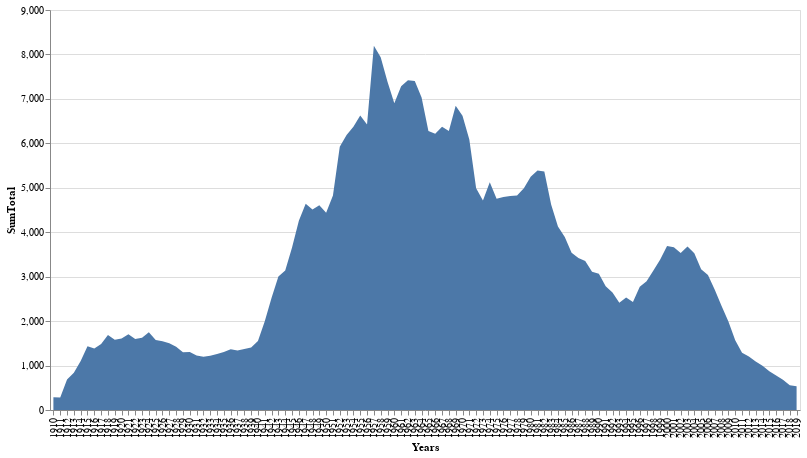

Write notebook code for a chart like this one.
### Code cell
df |>
    @filter(_.Name == "Leslie") |>
    @groupby(_.Period) |>
    @map({Years=key(_), SumTotal=sum(_.Total)}) |>
    @orderby(_.Years) |>
    @vlplot(:area, x="Years:n", y="SumTotal:q", width=750, height=400)

### Figure 1 — Vega-Lite specification as saved in the notebook (floating-point values rounded to 4 significant figures)
{"data": {"values": [{"SumTotal": 287, "Years": 1910}, {"SumTotal": 279, "Years": 1911}, {"SumTotal": 687, "Years": 1912}, {"SumTotal": 837, "Years": 1913}, {"SumTotal": 1102, "Years": 1914}, {"SumTotal": 1434, "Years": 1915}, {"SumTotal": 1381, "Years": 1916}, {"SumTotal": 1487, "Years": 1917}, {"SumTotal": 1690, "Years": 1918}, {"SumTotal": 1582, "Years": 1919}, {"SumTotal": 1606, "Years": 1920}, {"SumTotal": 1704, "Years": 1921}, {"SumTotal": 1600, "Years": 1922}, {"SumTotal": 1625, "Years": 1923}, {"SumTotal": 1748, "Years": 1924}, {"SumTotal": 1576, "Years": 1925}, {"SumTotal": 1547, "Years": 1926}, {"SumTotal": 1502, "Years": 1927}, {"SumTotal": 1421, "Years": 1928}, {"SumTotal": 1300, "Years": 1929}, {"SumTotal": 1305, "Years": 1930}, {"SumTotal": 1227, "Years": 1931}, {"SumTotal": 1198, "Years": 1932}, {"SumTotal": 1218, "Years": 1933}, {"SumTotal": 1258, "Years": 1934}, {"SumTotal": 1304, "Years": 1935}, {"SumTotal": 1368, "Years": 1936}, {"SumTotal": 1341, "Years": 1937}, {"SumTotal": 1370, "Years": 1938}, {"SumTotal": 1407, "Years": 1939}, {"SumTotal": 1555, "Years": 1940}, {"SumTotal": 1995, "Years": 1941}, {"SumTotal": 2527, "Years": 1942}, {"SumTotal": 3006, "Years": 1943}, {"SumTotal": 3137, "Years": 1944}, {"SumTotal": 3654, "Years": 1945}, {"SumTotal": 4259, "Years": 1946}, {"SumTotal": 4639, "Years": 1947}, {"SumTotal": 4509, "Years": 1948}, {"SumTotal": 4605, "Years": 1949}, {"SumTotal": 4438, "Years": 1950}, {"SumTotal": 4824, "Years": 1951}, {"SumTotal": 5921, "Years": 1952}, {"SumTotal": 6185, "Years": 1953}, {"SumTotal": 6374, "Years": 1954}, {"SumTotal": 6624, "Years": 1955}, {"SumTotal": 6426, "Years": 1956}, {"SumTotal": 8198, "Years": 1957}, {"SumTotal": 7939, "Years": 1958}, {"SumTotal": 7388, "Years": 1959}, {"SumTotal": 6903, "Years": 1960}, {"SumTotal": 7286, "Years": 1961}, {"SumTotal": 7418, "Years": 1962}, {"SumTotal": 7401, "Years": 1963}, {"SumTotal": 7031, "Years": 1964}, {"SumTotal": 6278, "Years": 1965}, {"SumTotal": 6215, "Years": 1966}, {"SumTotal": 6371, "Years": 1967}, {"SumTotal": 6280, "Years": 1968}, {"SumTotal": 6845, "Years": 1969}, {"SumTotal": 6621, "Years": 1970}, {"SumTotal": 6086, "Years": 1971}, {"SumTotal": 4990, "Years": 1972}, {"SumTotal": 4715, "Years": 1973}, {"SumTotal": 5122, "Years": 1974}, {"SumTotal": 4754, "Years": 1975}, {"SumTotal": 4792, "Years": 1976}, {"SumTotal": 4817, "Years": 1977}, {"SumTotal": 4827, "Years": 1978}, {"SumTotal": 4989, "Years": 1979}, {"SumTotal": 5246, "Years": 1980}, {"SumTotal": 5386, "Years": 1981}, {"SumTotal": 5365, "Years": 1982}, {"SumTotal": 4623, "Years": 1983}, {"SumTotal": 4129, "Years": 1984}, {"SumTotal": 3891, "Years": 1985}, {"SumTotal": 3540, "Years": 1986}, {"SumTotal": 3422, "Years": 1987}, {"SumTotal": 3355, "Years": 1988}, {"SumTotal": 3112, "Years": 1989}, {"SumTotal": 3063, "Years": 1990}, {"SumTotal": 2785, "Years": 1991}, {"SumTotal": 2642, "Years": 1992}, {"SumTotal": 2414, "Years": 1993}, {"SumTotal": 2533, "Years": 1994}, {"SumTotal": 2428, "Years": 1995}, {"SumTotal": 2775, "Years": 1996}, {"SumTotal": 2899, "Years": 1997}, {"SumTotal": 3138, "Years": 1998}, {"SumTotal": 3386, "Years": 1999}, {"SumTotal": 3690, "Years": 2000}, {"SumTotal": 3664, "Years": 2001}, {"SumTotal": 3530, "Years": 2002}, {"SumTotal": 3678, "Years": 2003}, {"SumTotal": 3526, "Years": 2004}, {"SumTotal": 3168, "Years": 2005}, {"SumTotal": 3040, "Years": 2006}, {"SumTotal": 2708, "Years": 2007}, {"SumTotal": 2338, "Years": 2008}, {"SumTotal": 1989, "Years": 2009}, {"SumTotal": 1572, "Years": 2010}, {"SumTotal": 1286, "Years": 2011}, {"SumTotal": 1202, "Years": 2012}, {"SumTotal": 1094, "Years": 2013}, {"SumTotal": 997, "Years": 2014}, {"SumTotal": 871, "Years": 2015}, {"SumTotal": 775, "Years": 2016}, {"SumTotal": 680, "Years": 2017}, {"SumTotal": 555, "Years": 2018}, {"SumTotal": 535, "Years": 2019}]}, "encoding": {"x": {"field": "Years", "type": "nominal"}, "y": {"field": "SumTotal", "type": "quantitative"}}, "height": 400, "mark": "area", "width": 750}
